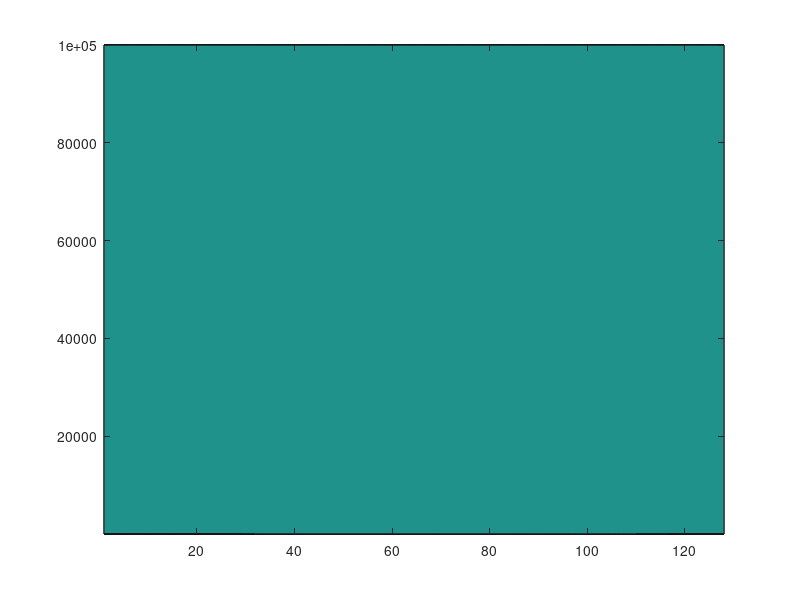

The MATLAB source for this figure:
tic
% Implementation of the Kuramoto-Sivashinsky equation
% u_t + u_xxxx + u_xx + uu_x = 0
% Central differences in space, forwards in time
% U(n+1) = (I - A - B)U(n) - D*R(U(n))

f = @(x) cos(x/16) .* (1 + sin(x/16));

% Initial values
L = 32*pi;
M = 2^7;
h = L/(M);
x = 0:h:32*pi-h;

N = 100000;
k = 0.001;
% T = 5;
% N_time = T/k;

r = k/(h^4)

par = 6*k/h^4-k/h^2

% Creating the U-matrix and inserting boundary condition

U = zeros(M, N);
U(:,1) = f(x);
U_R = U;

% Construction of the A-, B- and D-matrix
e = ones(M,1);
diagVecA = [-M+1 -M+2 -2:2 M-2 M-1];
A = (k/(h^4)) * spdiags([-4*e e e -4*e 6*e -4*e e e -4*e], diagVecA, M, M);

diagVecB = [-M+1 -1:1 M-1];
B = (k/(h^2)) * spdiags([e e -2*e e e], diagVecB, M, M);

diagVecD_R = [-M+1 -1 1 M-1];
D = (k/(2*h)) * spdiags([1*e -1*e 1*e -1*e], diagVecD_R, M, M);


% 
% Testing out: U(x,0) = -2*U_xx - U_xxxx
rho = 1/(2^7)*cos(x/16).*(1 + 4*sin(x/16)) - 1/(2^16)*cos(x/16).*(1+16*sin(x/16));
R = spdiags(rho', 0, M, M);
% 


% Finding U(T=20)
% for n = 1:N-1
%     U(:,n+1) = (eye(M) - A - B)*U(:,n) - D*(U(:,n).^2);
% end

% R_diag = (U(:,1) + U(:,N_time))/2;
R_diag = (U(:,1));
R = spdiags(R_diag, 0, M, M);
% 
C = (eye(M) - A - B); 

E = full(D*R);

% 
% 
% for n = 1:N-1
%     U_R(:,n+1) = (eye(M) - A - B)*U_R(:,n) - 0.5*D*R*U_R(:,n);
% end

% 
% C2 = (eye(M) - A - B - D*R);
% spec_C2 = max(abs(eig(C2)));
% err = (U-U_R);
% norm(err)

% figure(1)
% contourf(U')
% figure(2)
contourf(U_R')

toc